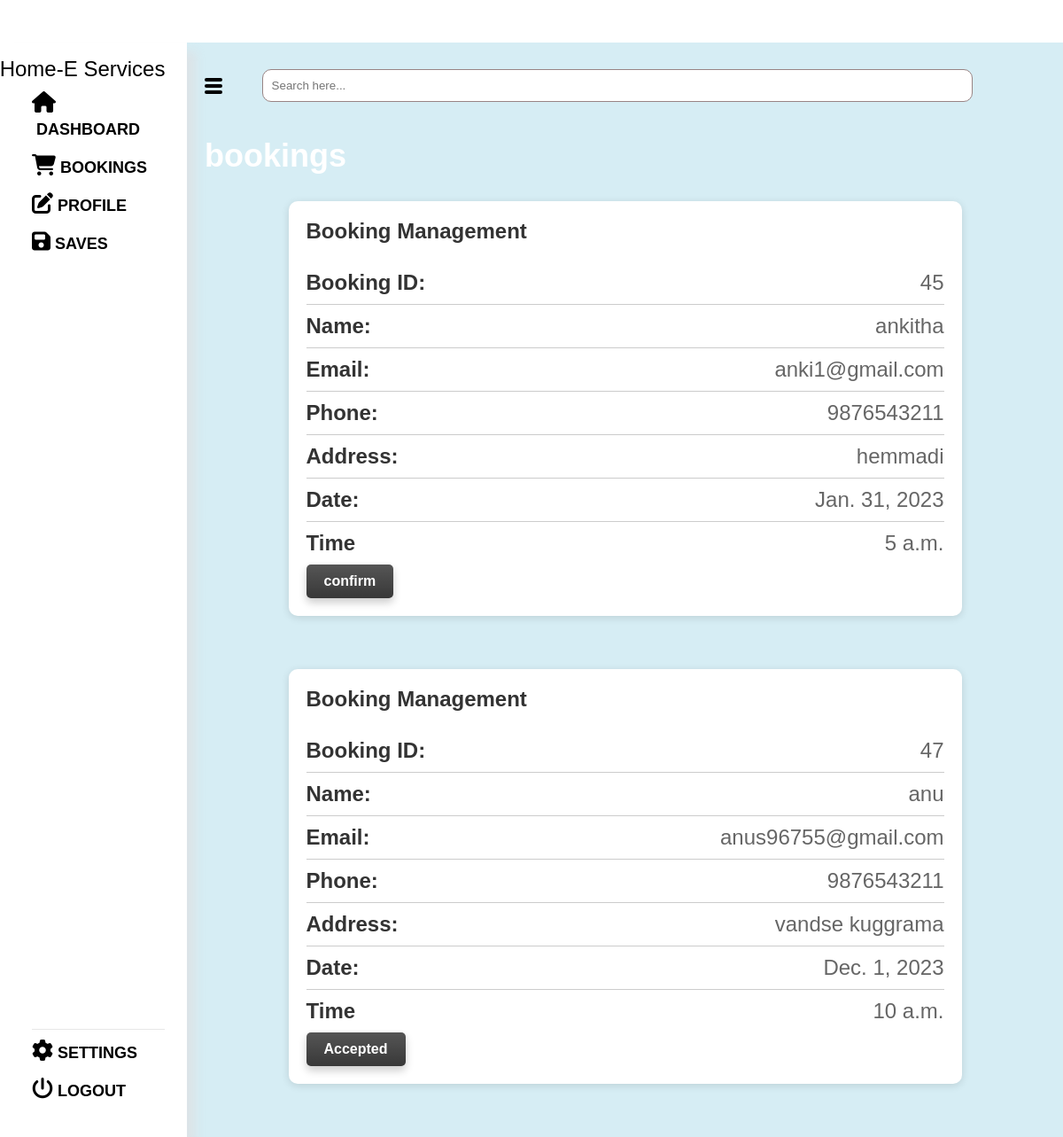
Page /sp_dash_bookings (signed in) on the committed database.
### app1/models.py (models this page shows)
class Bookings(models.Model):
    user_email=models.ForeignKey(Coustmer,on_delete=models.CASCADE)
    Vendor_name=models.ForeignKey(Vendor,on_delete=models.CASCADE)
    user_ph=models.CharField(max_length=1000,null=True)
    user_add=models.CharField(max_length=1000,null=True)
    user_date=models.DateField()
    user_time= models.TimeField()
    user_name= models.CharField(max_length=1000,null=True)
    service_type=models.CharField(max_length=1000,null=True)
    status=models.CharField(max_length=1000,default="pending")

class Coustmer(models.Model):
    username=models.ForeignKey(User,on_delete=models.CASCADE)
    name=models.CharField(max_length=122,null=True)
    email=models.CharField(max_length=122)
    ph_no=models.CharField(max_length=50,null=True)
    pas1=models.CharField(max_length=50)
    def __str__(self):
        return self.email

### app1/views.py (the view)
# urls.py: path("sp_dash_bookings",views.sp_dash_bookings,name="sp_dash_bookings"),
def sp_dash_bookings(request):
    if request.user.is_anonymous:
        return redirect('login')
    else:
        user=request.user
        sp=Vendor.objects.filter(vendorname=user)
        Booking=Bookings.objects.filter(Vendor_name__in=sp)
        if Booking:
            print("hello")
            print(Booking)
            return render(request,"sp_dash_bookings.html",{"booking":Booking})
    return render(request,"sp_dash_bookings.html")

### templates/sp_dash_bookings.html (shortened to what this page needs)
{% extends "sp_dash_main.html" %}
{% block heading %}
<h2 class="heading">bookings</h2>
{% endblock heading %}
{% block body %}
{% for b in booking %}
<div class="container_book">
    <div class="booking-card">
      <div class="booking-card-header">
        <h2 class="booking-card-title">Booking Management</h2>
      </div>
      <ul class="booking-list">
        <li class="booking-item">
          <span class="booking-item-label">Booking ID:</span>
          <span class="booking-item-value">{{b.id}}</span>
        </li>
        <li class="booking-item">
          <span class="booking-item-label">Name:</span>
          <span class="booking-item-value">{{b.user_name}}</span>
        </li>
        <li class="booking-item">
          <span class="booking-item-label">Email:</span>
          <span class="booking-item-value">{{b.user_email}}</span>
        </li>
        <li class="booking-item">
          <span class="booking-item-label">Phone:</span>
          <span class="booking-item-value">{{b.user_ph}}</span>
        </li>
        <li class="booking-item">
          <span class="booking-item-label">Address:</span>
          <span class="booking-item-value">{{b.user_add}}</span>
        </li>
        <li class="booking-item">
          <span class="booking-item-label"> Date:</span>
          <span class="booking-item-value">{{b.user_date}}</span>
        </li>
        <li class="booking-item">
          <span class="booking-item-label">Time</span>
          <span class="booking-item-value">{{b.user_time}}</span>
        </li>
      </ul>
      <form class="delete-form" method='post' action="{% url 'booking_confirm' b.id %}">
        {% if b.status == 'pending' %}
        <button type="submit" class="button light-dark">confirm</button>
      {% else %}
      <button  type="submit" class="button light-dark">Accepted</button>
      {% endif %}
    </form>
    </div>
  </div>
  {% endfor %}
{% endblock body %}

### templates/sp_dash_main.html (shortened to what this page needs)
{% load static %}
<!DOCTYPE html>
<html lang="en">
<head>
    <link rel="stylesheet" href="style.css">
    <link rel="stylesheet" href="https://cdnjs.cloudflare.com/ajax/libs/font-awesome/6.3.0/css/all.min.css"
 />
</head>
<body>
    <section>
        <div class="navbar" id="navigation">
            Home-E Services
            <ul class="center-nav">
                <li><i class="fa-solid fa-house"></i><a href="sp_dash_main">Dashboard</a></li>
                <li><i class="fa-solid fa-cart-shopping"></i><a href="sp_dash_bookings">bookings</a></li>
                <li><i class="fa-solid fa-pen-to-square"></i><a href="sp_dash_profile">Profile</a></li>
                <li><i class="fa-sharp fa-solid fa-floppy-disk"></i><a href="#">Saves</a></li>
            </ul>
            <ul class="bottom-nav">
                <hr>
                <li><i class="fa-solid fa-gear"></i><a href="#">Settings</a></li>
                <li><i class="fa-solid fa-power-off"></i><a href="/log_out">Logout</a></li>
            </ul>
        </div>
        <div class="main-content">
            <div class="main-top">
                <div class="bars" id="menu">
                    <div class="bar"></div>
                    <div class="bar"></div>
                    <div class="bar"></div>
                </div>
                <div class="input">
                    <input type="text" placeholder="Search here...">
                </div>
                <div class="user">
                </div>
            </div>
            <div class="dashboard">
                {% block heading %}{% endblock heading %}
                {% block body %}{% endblock body %}
            </div>
</body>
</html>

### app1/static/style.css (style rules this page uses)
:root { --header-height: 3rem; --first-color:#B0DAFF; --first-color-dark: #C1576A; --first-color-darken: #A83E51; --white-color: #576CBC; --body-font: 'Poppins', sans-serif; --big-font-size: 2.5rem; --normal-font-size: .938rem; --z-fixed: 100; }
@media screen and (min-width:901px)and (max-width:1200px) { :root { --big-font-size: 5rem; --normal-font-size: 1.5rem; } }
*,::before,::after { box-sizing: border-box; }
body { margin: var(--header-height) 0 0 0; padding: 0; font-family: var(--body-font); font-size: var(--normal-font-size); font-weight: 500; }
h1,p,ul { margin: 0; }
ul { padding: 0; list-style: none; }
a { text-decoration: none; }
h2 { color: white; font-weight: bold; }
a { text-decoration: none; text-transform: uppercase; color: white; font-size: 18px; font-weight: bold; }

### rows in the picture
Bookings: id "45", user_name "ankitha", user_email "anki1@gmail.com", user_ph "9876543211", user_add "hemmadi", user_date "Jan. 31, 2023", user_time "5 a.m.", status "confirm"
Bookings: id "47", user_name "anu", user_email "anus96755@gmail.com", user_ph "9876543211", user_add "vandse kuggrama", user_date "Dec. 1, 2023", user_time "10 a.m.", status "Accepted"
